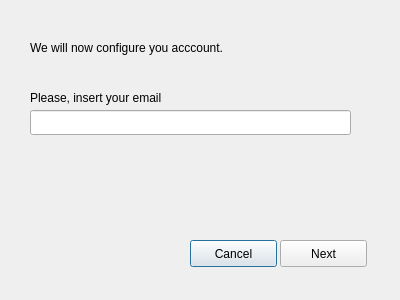
<?xml version="1.0" encoding="UTF-8"?>
<ui version="4.0">
 <class>Dialog</class>
 <widget class="QDialog" name="Dialog">
  <property name="geometry">
   <rect>
    <x>0</x>
    <y>0</y>
    <width>400</width>
    <height>300</height>
   </rect>
  </property>
  <property name="windowTitle">
   <string>Dialog</string>
  </property>
  <widget class="QDialogButtonBox" name="buttons">
   <property name="geometry">
    <rect>
     <x>30</x>
     <y>240</y>
     <width>341</width>
     <height>32</height>
    </rect>
   </property>
   <property name="orientation">
    <enum>Qt::Horizontal</enum>
   </property>
   <property name="standardButtons">
    <set>QDialogButtonBox::NoButton</set>
   </property>
   <property name="centerButtons">
    <bool>false</bool>
   </property>
  </widget>
  <widget class="QPushButton" name="cancelButton">
   <property name="geometry">
    <rect>
     <x>190</x>
     <y>240</y>
     <width>87</width>
     <height>27</height>
    </rect>
   </property>
   <property name="text">
    <string>Cancel</string>
   </property>
  </widget>
  <widget class="QPushButton" name="nextButton">
   <property name="geometry">
    <rect>
     <x>280</x>
     <y>240</y>
     <width>87</width>
     <height>27</height>
    </rect>
   </property>
   <property name="text">
    <string>Next</string>
   </property>
  </widget>
  <widget class="QLabel" name="label">
   <property name="geometry">
    <rect>
     <x>30</x>
     <y>40</y>
     <width>221</width>
     <height>16</height>
    </rect>
   </property>
   <property name="text">
    <string>We will now configure you acccount.</string>
   </property>
  </widget>
  <widget class="QLabel" name="label_2">
   <property name="geometry">
    <rect>
     <x>30</x>
     <y>90</y>
     <width>221</width>
     <height>16</height>
    </rect>
   </property>
   <property name="text">
    <string>Please, insert your email</string>
   </property>
  </widget>
  <widget class="QLineEdit" name="lineEdit">
   <property name="geometry">
    <rect>
     <x>30</x>
     <y>110</y>
     <width>321</width>
     <height>25</height>
    </rect>
   </property>
  </widget>
 </widget>
 <resources/>
 <connections>
  <connection>
   <sender>buttons</sender>
   <signal>accepted()</signal>
   <receiver>Dialog</receiver>
   <slot>accept()</slot>
   <hints>
    <hint type="sourcelabel">
     <x>248</x>
     <y>254</y>
    </hint>
    <hint type="destinationlabel">
     <x>157</x>
     <y>274</y>
    </hint>
   </hints>
  </connection>
  <connection>
   <sender>buttons</sender>
   <signal>rejected()</signal>
   <receiver>Dialog</receiver>
   <slot>reject()</slot>
   <hints>
    <hint type="sourcelabel">
     <x>316</x>
     <y>260</y>
    </hint>
    <hint type="destinationlabel">
     <x>286</x>
     <y>274</y>
    </hint>
   </hints>
  </connection>
 </connections>
</ui>
